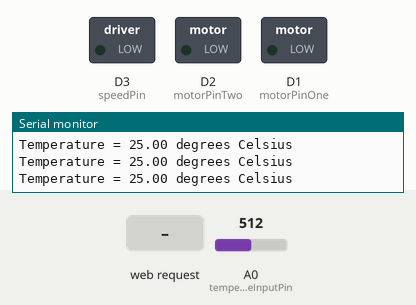
Simulated run of this sketch. Board: ESP8266 (NodeMCU). Shown: switched loads named in the sketch (green lamp = pin HIGH), the last lines printed to the serial monitor. The inputs (shaded band) are chosen by the test bench; at power-on: A0 (temperatureInputPin) = 512. WiFi joins after 1.5 s; servers stay silent unless stated.

Above: at 2.7 s.
2.8 s: HTTP request GET /auto?targetTemp=1 received
At 3.3 s:
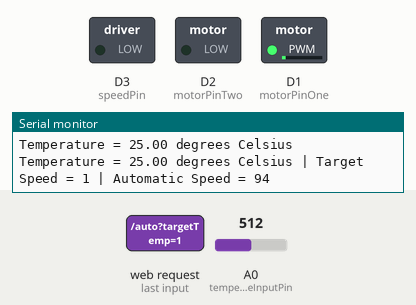
5.5 s: HTTP request GET /speed?speed=120 received
At 5.9 s:
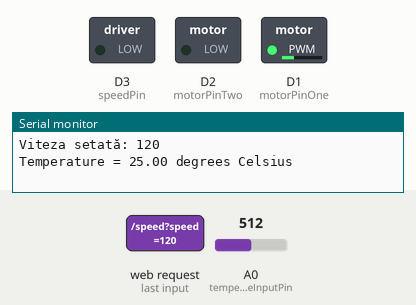
7.0 s: HTTP request GET /auto received
At 7.4 s:
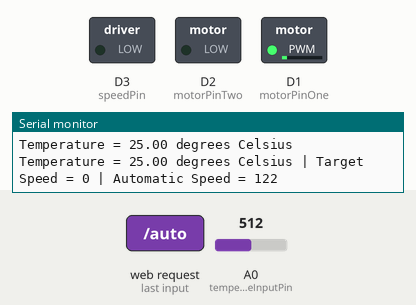
8.5 s: A0 (temperatureInputPin) set to 20
At 9.6 s:
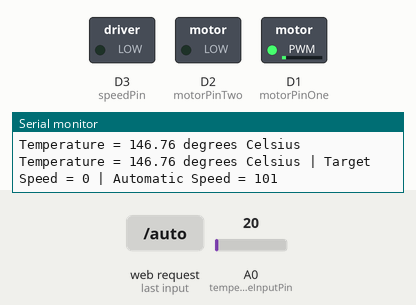
11.5 s: HTTP request GET /speed received
Timing chart, 0 to 14.0 s (numbered marks = the images above; inputs shaded):
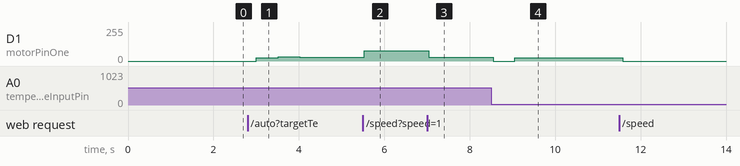

The sketch:

gradlew.bat.ino
```cpp
#include <ESP8266WiFi.h>
#include <ESP8266WebServer.h>

#define PWM_MAX_DUTY 1023

const char* ssid = "nicu";
const char* password = "11111111";

const int speedPin = D3;
const int temperatureInputPin = A0;
const int motorPinOne = D1;
const int motorPinTwo = D2;
const int powerPin = D4;

const double VCC = 3.3;
const double R2 = 9980;
const double adc_resolution = 1023;
const double A = 0.001129148;
const double B = 0.000234125;
const double C = 0.0000000876741;

ESP8266WebServer server(80);
int targetSpeed = 0;
double maxTemperature = 30.0;
int manualModeFlag = 1;
int powerState = LOW;

void setup() {
  Serial.begin(115200);

  pinMode(speedPin, OUTPUT);
  analogWrite(speedPin, 0);
  pinMode(motorPinOne, OUTPUT);
  pinMode(motorPinTwo, OUTPUT);
  pinMode(temperatureInputPin, INPUT);
  pinMode(powerPin, OUTPUT);
  digitalWrite(powerPin, powerState);

  WiFi.begin(ssid, password);
  while (WiFi.status() != WL_CONNECTED) {
    delay(500);
    Serial.print(".");
  }
  Serial.println("");
  Serial.println("WiFi connected");

  Serial.print("IP Address: ");
  Serial.println(WiFi.localIP());

  server.on("/", HTTP_GET, []() {
    String htmlPage = R"(
<!DOCTYPE html>
<html lang="ro">

<head>
  <meta charset="UTF-8">
  <meta name="viewport" content="width=device-width, initial-scale=1.0">
  <title>Control Ventilator</title>
  <style>
    body {
  background-color: #f4f4f4;
  font-family: Arial, sans-serif;
  margin: 0;
  padding: 0;
  display: flex;
  flex-direction: column;
  align-items: center;
  justify-content: center;
  height: 100vh;
}

h1 {
  color: #333;
}

form {
  background-color: #fff;
  padding: 20px;
  border-radius: 8px;
  box-shadow: 0 0 10px rgba(0, 0, 0, 0.1);
  margin-bottom: 20px;
  width: 300px;
  display: flex;
  flex-direction: column;
  align-items: center;
}

input[type=submit],
input[type=range],
input[type=number] {
  width: 100%;
  padding: 15px;
  margin: 10px 0;
  display: inline-block;
  border: none;
  background: #45a049;
  color: #fff;
  border-radius: 15px;
  cursor: pointer;
  box-sizing: border-box;
}

input[type=submit]:hover {
  background-color: #4CAF50;
}

div {
  margin-bottom: 15px;
}

.slider {
  -webkit-appearance: none;
  height: 15px;
  background: #789bd6;
  outline: none;
  opacity: 1;
  -webkit-transition: .2s;
  transition: opacity .2s;
  border-radius: 4px;
}

.slider:hover {
  opacity: 1;
}

.percentage {
  color: #333;
  font-size: 10px;
  margin-top: 15px;
}

#currentTemperature {
  color: #333;
  font-size: 24px;
  font-weight: bold;
  margin-top: 20px;
}
  </style>
  <script src="https://code.jquery.com/jquery-3.6.4.min.js"></script>
  <script>
var speedValue;
    var rotationValue;

    function onSubmitSpeedForm() {
      sessionStorage.setItem('speedValue', speedValue);
      return true;
    }

    function onSpeedInput() {
      speedValue = document.getElementById('speed').value;
      updatePercentage('speed', 'speedPercentage');
    }

    function onSliderMouseDown(sliderId) {
      document.getElementById(sliderId + 'Percentage').style.display = 'block';
      updatePercentage(sliderId, sliderId + 'Percentage');
    }

    function onSliderMouseUp(sliderId) {
      document.getElementById(sliderId + 'Percentage').style.display = 'none';
    }

    function updatePercentage(sliderId, percentageId) {
      var percentage = document.getElementById(sliderId).value;
      document.getElementById(percentageId).innerHTML = percentage + '%';
    }

    function onSubmitAutoForm() {
      sessionStorage.setItem('targetTemp', document.getElementById('targetTemp').value);
      return true;
    }

    function getStoredTemp() {
      return sessionStorage.getItem('targetTemp') || '25';
    }

    function updateTemperature() {
      $.get("/temperature", function (data) {
        $("#currentTemperature").text("Temperatura curentă: " + data + " °C");
      });
    }

    $(document).ready(function () {
      updateTemperature();
      setInterval(updateTemperature, 2000);
    });

      function onSubmitPowerForm() {
    $.get("/power", function (data) {
      // Aici puteți adăuga logica suplimentară în funcție de răspunsul primit de la server
      console.log("Power state updated.");
    });
    return false; // Pentru a opri trimiterea formularului
  }

  </script>
</head>

<body>
  <h1>Control Ventilator</h1>

  <form action='/speed' method='GET' onsubmit='return onSubmitSpeedForm()'>
    <div>Viteza <input type='range' class='slider' min='0' max='100' name='speed' id='speed' value='50' oninput='onSpeedInput()' onmousedown='onSliderMouseDown("speed")' onmouseup='onSliderMouseUp("speed")' style="width: 300px; height: 45px">
      <div id='speedPercentage' class='percentage' style='display: none; '></div>
    </div>
    <input type='submit' value='Setează Viteza'>
  </form>

  <form action='/auto' method='GET' onsubmit='return onSubmitAutoForm()'>
    <div>Temperatura dorită: <input type='number' name='targetTemp' id='targetTemp' placeholder='21' required></div>
    <input type='submit' value='Setează Modul Auto'>
  </form>

  <form action='/power' method='GET' onsubmit='return onSubmitPowerForm()'>
    <input type='submit' value='Power On/Off'>
  </form>

  <div id="currentTemperature">Temperatura curentă: ... °C</div>
</body>

</html>
)";
    server.send(200, "text/html", htmlPage);
  });

  server.on("/speed", HTTP_GET, []() {
    targetSpeed = server.arg("speed").toInt();
    Serial.println("Viteza setată: " + String(targetSpeed));
    manualModeFlag = 1;

    server.sendHeader("Location", "/", true);
    server.send(302, "text/plain", "Redirecting...");
  });

  server.on("/auto", HTTP_GET, []() {
    targetSpeed = server.arg("targetTemp").toInt();
    Serial.println("Temperatura dorită setată: " + String(targetSpeed));
    manualModeFlag = 0;

    server.sendHeader("Location", "/", true);
    server.send(302, "text/plain", "Redirecting...");
  });

  server.on("/power", HTTP_GET, []() {
    powerState = (powerState == LOW) ? HIGH : LOW;
    digitalWrite(powerPin, powerState);
    Serial.println("Power state updated: " + String(powerState));

    server.sendHeader("Location", "/", true);
    server.send(302, "text/plain", "Redirecting...");
  });

  server.begin();
  Serial.println("HTTP server started");
}

void loop() {
  server.handleClient();

  double Vout, Rth, temperature, adc_value;

  adc_value = analogRead(temperatureInputPin);
  Vout = (adc_value * VCC) / adc_resolution;
  Rth = (Vout * R2) / (VCC - Vout);

  temperature = 1 / (A + B * log(Rth) + C * pow(log(Rth), 3));
  temperature = temperature - 273.15;

  Serial.print("Temperature = ");
  Serial.print(temperature);
  Serial.println(" degrees Celsius");

  if (manualModeFlag == 1) {
    analogWrite(motorPinOne, map(targetSpeed, 0, 100, 0, 255));
    analogWrite(motorPinTwo, 0);
  } else {
    double error = targetSpeed - temperature;
    static double integral = 0.0;
    static double previousError = 0.0;
    double Kp = 0.1;
    double Ki = 0.01;

    integral = integral + error;
    double derivative = error - previousError;

    double pidValue = Kp * error + Ki * integral + derivative;

    int automaticSpeed = constrain(map(pidValue, -100, 100, 0, 255), 0, 255);

    analogWrite(motorPinOne, automaticSpeed);
    analogWrite(motorPinTwo, 0);

    previousError = error;

    Serial.print("Temperature = ");
    Serial.print(temperature);
    Serial.print(" degrees Celsius | Target Speed = ");
    Serial.print(targetSpeed);
    Serial.print(" | Automatic Speed = ");
    Serial.println(automaticSpeed);
  }

  server.send(200, "text/plain", String(temperature));

  delay(500);
}
```

Measured:
- after the input at 2.8 s, D1 (motorPinOne): 0/255 → 23/255 after 0.21 s, → 31/255 0.51 s later, → 30/255 0.50 s later
- after the input at 5.5 s, D1 (motorPinOne): 30/255 → 76/255 at once
- after the input at 7.0 s, D1 (motorPinOne): 76/255 → 30/255 at once
- after the input at 8.5 s, D1 (motorPinOne): 30/255 → 0/255 after 0.05 s, → 25/255 0.50 s later, → 24/255 1.0 s later, → 23/255 1.0 s later
